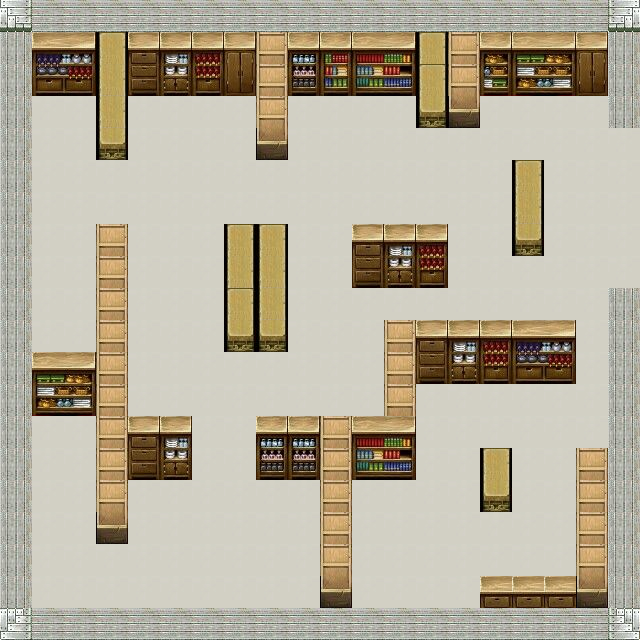

This is a level from a 2D game, rendered from its Tiled map with the project's own tilesets. A one-line summary and the complete map file follow:
An orthogonal 20x20 tile map with 32x32 px tiles, 4 tile layers (floorLayer, walkLayer, rackLayer, wall2Layer), 3 tilesets.

<map version="1.10" tiledversion="1.10.2" orientation="orthogonal" renderorder="right-down" width="20" height="20" tilewidth="32" tileheight="32" infinite="0" nextlayerid="5" nextobjectid="1">
 <tileset firstgid="1" name="floor" tilewidth="32" tileheight="32" tilecount="289" columns="17">
  <image source="floor.jpg" trans="ff00ff" width="564" height="564" />
 </tileset>
 <tileset firstgid="290" name="rack2" tilewidth="32" tileheight="32" tilecount="256" columns="16">
  <image source="rack2.jpg" trans="ff00ff" width="512" height="512" />
 </tileset>
 <tileset firstgid="546" name="wall2" tilewidth="32" tileheight="32" tilecount="256" columns="16">
  <image source="wall2.jpg" trans="ff00ff" width="512" height="512" />
 </tileset>
 <layer id="1" name="floorLayer" width="20" height="20">
  <data encoding="csv">
73,73,73,73,73,73,73,73,73,73,73,73,73,73,73,73,73,73,73,73,
73,73,73,73,73,73,73,73,73,73,73,73,73,73,73,73,73,73,73,73,
73,73,73,73,73,73,73,73,73,73,73,73,73,73,73,73,73,73,73,73,
73,73,73,73,73,73,73,73,73,73,73,73,73,73,73,73,73,73,73,73,
73,73,73,73,73,73,73,73,73,73,73,73,73,73,73,73,73,73,73,73,
73,73,73,73,73,73,73,73,73,73,73,73,73,73,73,73,73,73,73,73,
73,73,73,73,73,73,73,73,73,73,73,73,73,73,73,73,73,73,73,73,
73,73,73,73,73,73,73,73,73,73,73,73,73,73,73,73,73,73,73,73,
73,73,73,73,73,73,73,73,73,73,73,73,73,73,73,73,73,73,73,73,
73,73,73,73,73,73,73,73,73,73,73,73,73,73,73,73,73,73,73,73,
73,73,73,73,73,73,73,73,73,73,73,73,73,73,73,73,73,73,73,73,
73,73,73,73,73,73,73,73,73,73,73,73,73,73,73,73,73,73,73,73,
73,73,73,73,73,73,73,73,73,73,73,73,73,73,73,73,73,73,73,73,
73,73,73,73,73,73,73,73,73,73,73,73,73,73,73,73,73,73,73,73,
73,73,73,73,73,73,73,73,73,73,73,73,73,73,73,73,73,73,73,73,
73,73,73,73,73,73,73,73,73,73,73,73,73,73,73,73,73,73,73,73,
73,73,73,73,73,73,73,73,73,73,73,73,73,73,73,73,73,73,73,73,
73,73,73,73,73,73,73,73,73,73,73,73,73,73,73,73,73,73,73,73,
73,73,73,73,73,73,73,73,73,73,73,73,73,73,73,73,73,73,73,73,
73,73,73,73,73,73,73,73,73,73,73,73,73,73,73,73,73,73,73,73
</data>
 </layer>
 <layer id="3" name="walkLayer" width="20" height="20">
  <data encoding="csv">
0,0,0,0,0,0,0,0,0,0,0,0,0,0,0,0,0,0,0,0,
0,0,0,0,0,0,0,0,0,0,0,0,0,0,0,0,0,0,0,0,
0,0,0,0,0,0,0,0,0,0,0,0,0,0,0,0,0,0,0,0,
0,0,0,0,0,0,0,0,0,0,0,0,0,0,0,0,0,0,0,0,
0,0,0,0,0,0,0,0,0,0,0,0,0,0,0,0,0,0,0,0,
0,0,0,0,0,0,0,0,0,0,0,0,0,0,0,0,0,0,0,0,
0,0,0,0,0,0,0,0,0,0,0,0,0,0,0,0,0,0,0,0,
0,0,0,0,0,0,0,0,0,0,0,0,0,0,0,0,0,0,0,0,
0,0,0,0,0,0,0,0,0,0,0,0,0,0,0,0,0,0,0,0,
0,0,0,0,0,0,0,0,0,0,0,0,0,0,0,0,0,0,0,0,
0,0,0,0,0,0,0,0,0,0,0,0,0,0,0,0,0,0,0,0,
0,0,0,0,0,0,0,0,0,0,0,0,0,0,0,0,0,0,0,0,
0,0,0,0,0,0,0,0,0,0,0,0,0,0,0,0,0,0,0,0,
0,0,0,0,0,0,0,0,0,0,0,0,0,0,0,0,0,0,0,0,
0,0,0,0,0,0,0,0,0,0,0,0,0,0,0,0,0,0,0,0,
0,0,0,0,0,0,0,0,0,0,0,0,0,0,0,0,0,0,0,0,
0,0,0,0,0,0,0,0,0,0,0,0,0,0,0,0,0,0,0,0,
0,0,0,0,0,0,0,0,0,0,0,0,0,0,0,0,0,0,0,0,
0,0,0,0,0,0,0,0,0,0,0,0,0,0,0,0,0,0,0,0,
0,0,0,0,0,0,0,0,0,0,0,0,0,0,0,0,0,0,0,0
</data>
 </layer>
 <layer id="2" name="rackLayer" width="20" height="20">
  <data encoding="csv">
0,0,0,0,0,0,0,0,0,0,0,0,0,0,0,0,0,0,0,0,
0,400,401,423,397,398,399,396,426,430,431,432,433,423,426,427,428,429,396,0,
0,416,417,438,413,414,415,412,426,446,447,448,449,423,426,443,444,445,412,0,
0,0,0,438,0,0,0,0,426,0,0,0,0,439,442,0,0,0,0,0,
0,0,0,439,0,0,0,0,442,0,0,0,0,0,0,0,0,0,0,0,
0,0,0,0,0,0,0,0,0,0,0,0,0,0,0,0,423,0,0,0,
0,0,0,0,0,0,0,0,0,0,0,0,0,0,0,0,438,0,0,0,
0,0,0,426,0,0,0,423,423,0,0,397,398,399,0,0,439,0,0,0,
0,0,0,426,0,0,0,438,438,0,0,413,414,415,0,0,0,0,0,0,
0,0,0,426,0,0,0,423,438,0,0,0,0,0,0,0,0,0,0,0,
0,0,0,426,0,0,0,439,439,0,0,0,426,397,398,399,400,401,0,0,
0,428,429,426,0,0,0,0,0,0,0,0,426,413,414,415,416,417,0,0,
0,444,445,426,0,0,0,0,0,0,0,0,426,0,0,0,0,0,0,0,
0,0,0,426,397,398,0,0,430,430,426,432,433,0,0,0,0,0,0,0,
0,0,0,426,413,414,0,0,446,446,426,448,449,0,0,423,0,0,426,0,
0,0,0,426,0,0,0,0,0,0,426,0,0,0,0,439,0,0,426,0,
0,0,0,442,0,0,0,0,0,0,426,0,0,0,0,0,0,0,426,0,
0,0,0,0,0,0,0,0,0,0,426,0,0,0,0,0,0,0,426,0,
0,0,0,0,0,0,0,0,0,0,442,0,0,0,0,410,410,410,442,0,
0,0,0,0,0,0,0,0,0,0,0,0,0,0,0,0,0,0,0,0
</data>
 </layer>
 <layer id="4" name="wall2Layer" width="20" height="20">
  <data encoding="csv">
563,547,547,547,547,547,547,547,547,547,547,547,547,547,547,547,547,547,547,564,
578,0,0,0,0,0,0,0,0,0,0,0,0,0,0,0,0,0,0,578,
578,0,0,0,0,0,0,0,0,0,0,0,0,0,0,0,0,0,0,578,
578,0,0,0,0,0,0,0,0,0,0,0,0,0,0,0,0,0,0,578,
578,0,0,0,0,0,0,0,0,0,0,0,0,0,0,0,0,0,0,0,
578,0,0,0,0,0,0,0,0,0,0,0,0,0,0,0,0,0,0,0,
578,0,0,0,0,0,0,0,0,0,0,0,0,0,0,0,0,0,0,0,
578,0,0,0,0,0,0,0,0,0,0,0,0,0,0,0,0,0,0,0,
578,0,0,0,0,0,0,0,0,0,0,0,0,0,0,0,0,0,0,0,
578,0,0,0,0,0,0,0,0,0,0,0,0,0,0,0,0,0,0,578,
578,0,0,0,0,0,0,0,0,0,0,0,0,0,0,0,0,0,0,578,
578,0,0,0,0,0,0,0,0,0,0,0,0,0,0,0,0,0,0,578,
578,0,0,0,0,0,0,0,0,0,0,0,0,0,0,0,0,0,0,578,
578,0,0,0,0,0,0,0,0,0,0,0,0,0,0,0,0,0,0,578,
578,0,0,0,0,0,0,0,0,0,0,0,0,0,0,0,0,0,0,578,
578,0,0,0,0,0,0,0,0,0,0,0,0,0,0,0,0,0,0,578,
578,0,0,0,0,0,0,0,0,0,0,0,0,0,0,0,0,0,0,578,
578,0,0,0,0,0,0,0,0,0,0,0,0,0,0,0,0,0,0,578,
578,0,0,0,0,0,0,0,0,0,0,0,0,0,0,0,0,0,0,578,
579,547,547,547,547,547,547,547,547,547,547,547,547,547,547,547,547,547,547,580
</data>
 </layer>
</map>